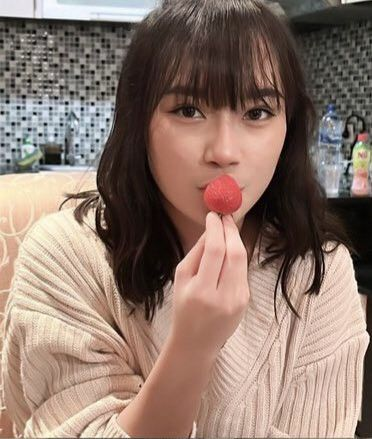
#> input picture images/freya.jpg, 372 x 439 px
$ jupyter execute feature_detect_matching.ipynb
#> lines starting #> are read from the running program, lines starting #| are printed output that depends on the picture
[cell 1]
import numpy as np
import cv2
from matplotlib import pyplot as plt

[cell 2]
img1 = cv2.imread('images/freya.jpg') # gambar yang dituju
#> img1 is the input picture: shape (439, 372, 3); mean B, G, R 109.6, 120.8, 142.8
img2 = cv2.imread('images/freya crop.jpg') # gambar yang dicari
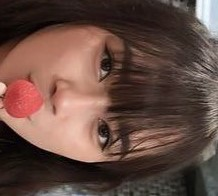
#> input picture images/freya crop.jpg, 218 x 196 px
#> img2 is the input picture: shape (196, 218, 3); mean B, G, R 66.3, 74.7, 100.8
gray1= cv2.cvtColor(img1,cv2.COLOR_BGR2GRAY)
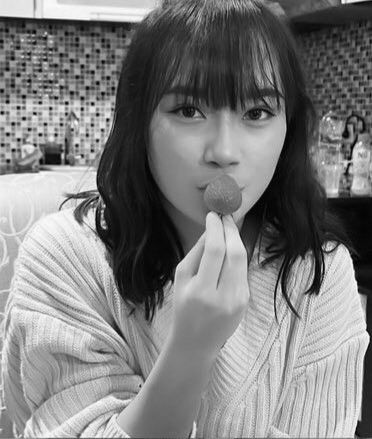
#> gray1: shape (439, 372); min 0, max 253, mean 126.1
gray2= cv2.cvtColor(img2,cv2.COLOR_BGR2GRAY)
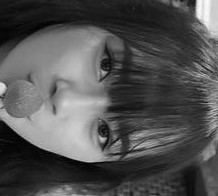
#> gray2: shape (196, 218); min 0, max 251, mean 81.6

[cell 3]
sift = cv2.xfeatures2d.SIFT_create()
kp1, des1 = sift.detectAndCompute(gray1,None)
#> kp1 = 1711 keypoints; strongest (x, y, size): (35, 113, 2.2), (40, 135, 2.4), (24, 118, 2.6), (82, 109, 2.3)
kp2, des2 = sift.detectAndCompute(gray2,None)
#> kp2 = 152 keypoints; strongest (x, y, size): (69, 127, 43.8), (103, 139, 3.7), (203, 11, 11.7), (104, 73, 3.1)

[cell 4]
bf = cv2.BFMatcher()
matches = bf.knnMatch(des1,des2, k=2)
#> matches = 1711 matches
good = []
for m,n in matches:
    if m.distance < 0.5*n.distance:
        good.append([m])
#> after the loop, good = 98 matches
img3 = None

[cell 5]
img3 = cv2.drawMatchesKnn(img1,kp1,img2,kp2,good,img3,flags=2)
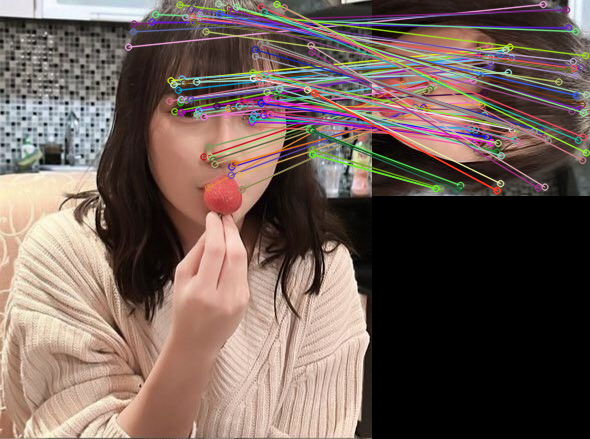
#> img3: shape (439, 590, 3); mean B, G, R 86.7, 93.8, 111
plt.imshow(cv2.cvtColor(img3, cv2.COLOR_BGR2RGB)),plt.show()
